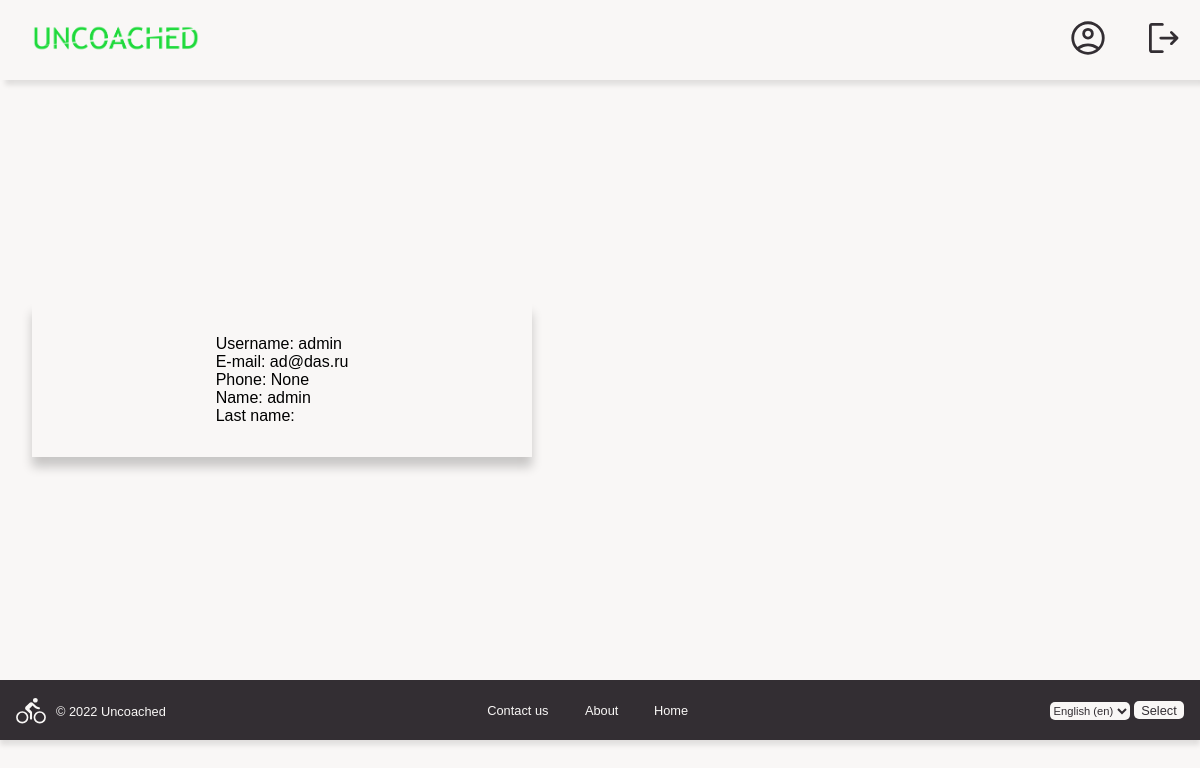
The page /users/account/ (signed in) on the database its author committed.
### users/models.py (models this page shows, shortened)
class User(AbstractUser):
    username = models.CharField(max_length=40, blank=True, null=True, unique=True)
    email = models.EmailField('email address', unique=True, default=None)
    phone = models.CharField(max_length=15, default=None, null=True, blank=True)
    tg_id = models.IntegerField(default=0, null=True, blank=True)
    USERNAME_FIELD = 'username'

### users/views.py (the view)
# urls.py: path('account/', cache_page(30)(views.AccountView.as_view()), name='account'),
class AccountView(View):
    def get(self, request):
        return render(request, 'users/account.html', {})

### templates/users/account.html (shortened to what this page needs)
{% extends 'base_template.html' %}
{% load i18n %}
{% load static %}
{% block head %}
    <head>
        <link rel="stylesheet" href="{% static '/css/base.css'%}">
        <link rel="stylesheet" href="{% static '/css/users.css'%}">
        <link rel="stylesheet" href="{% static '/css/landing_style.css'%}">
    </head>
{% endblock %}
{% block content %}
    <div class="account-view-container">
        <div class="account-view-left">
            <ul class="account-list">
                <li>{% trans 'Username' %}: {{ request.user.username }}</li>
                <li>{% trans 'E-mail' %}: {{ request.user.email }}</li>
                <li>{% trans 'Phone' %}: {{ request.user.phone }}</li>
                <li>{% trans 'Name' %}: {{ request.user.first_name }}</li>
                <li>{% trans 'Last name' %}: {{ request.user.last_name }}</li>
            </ul>
        </div>
    </div>
{% endblock %}

### static/css/base.css (style rules this page uses)
* { box-sizing: border-box; margin: 0; padding: 0; font-family: 'Trebuchet MS', 'Lucida Sans Unicode', 'Lucida Grande', 'Lucida Sans', sans-serif; }
body { background: #F9F7F6; }

### static/css/users.css (style rules this page uses)
.account-view-container { height: 600px; z-index: 1; display: flex; justify-content: center; align-items: center; display: grid; grid-template-columns: 1fr 1fr; padding: 1rem calc((100vw - 1300px) / 2); }
.account-view-left { margin-left: 2rem; width: 500px; padding: 2rem; display: flex; justify-content: center; align-items: center; box-shadow: 0 10px 10px 0 rgba(0, 0, 0, 0.2); }
.account-list { list-style-type: none; }

### rows shown on the page
User: user.username "admin", user.email "ad@das.ru", user.phone "None", user.first_name "admin"

### other values the page prints
form field language "English (en)"
